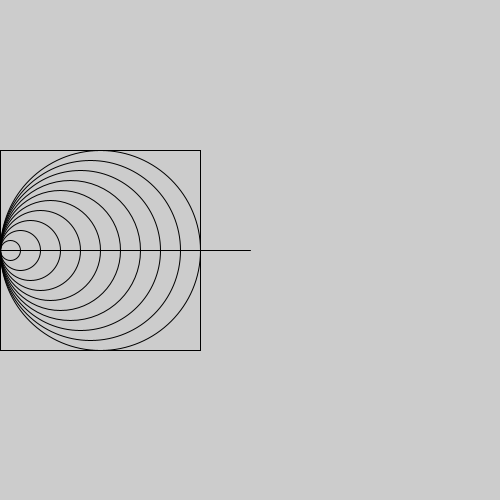
Frame 1 (no input)
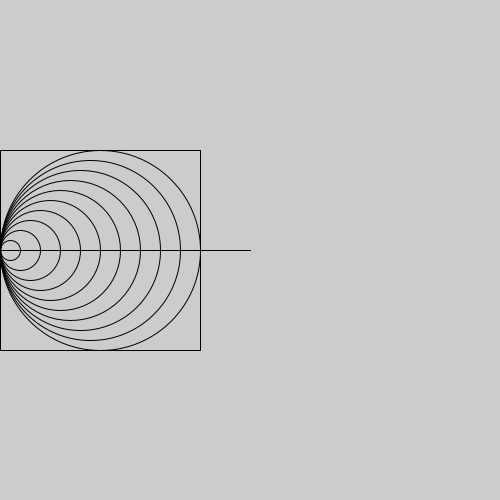
Frame 60 (the mouse pressed at the canvas centre just before this capture)
Frame 120 (the mouse held since frame 60 and released just before this capture): identical to frame 60, image omitted

The Processing sketch that drew these frames (run headless with seeded random() and noise(); from frame 60 on, the mouse is pressed at the canvas centre):

// Processing sketch: EsercizioCerchi
// ── EsercizioCerchi.pde
void setup(){
size(500,500);
}

float k = 20;
float x = 10;
float y = 250;
float i = 0;

void draw(){

line(0,250,250,250);
noFill();
stroke(0);
rect(0, 150, 200,200);
for(; i < 10; i=i+1){
  circle(x, y, k);
  k=k+20;
  x=x+10;
}

}
